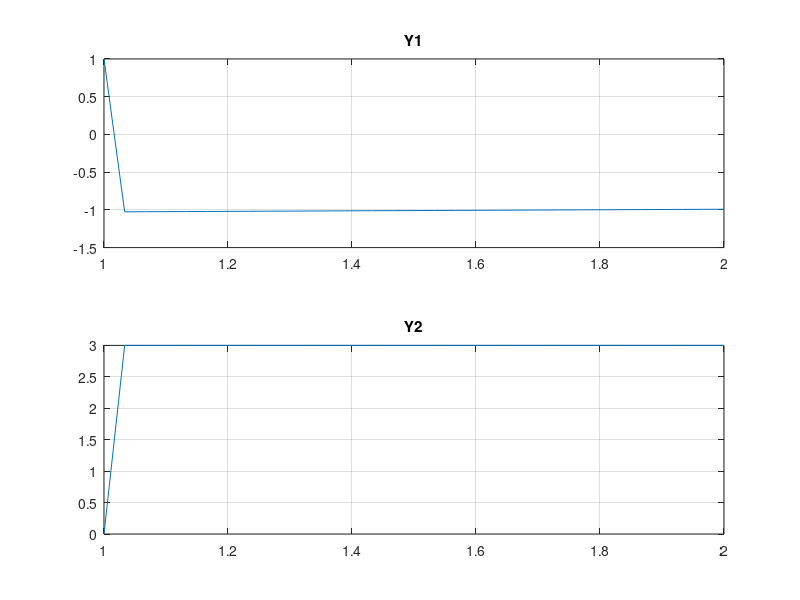

Source code (MATLAB):

clc; clear all

N = 30;
h=(2-1)/N;
t = 1:h:2;
Nn = length(t)-1;

% initial conditions
y1(1) = 1; y2(1) = 0;

n = 2; % size of the matrix
c = 2; % Number of conditions

T1 = 1; T2 = 2; % for changing place of Sk Sk-1

for k = 1:Nn
if k == 1
% S_k1 = [   -1-h*(-0.25*cos((y1(k))/2)*(y2(k)))         -h*(-0.5*sin((y1(k))/2)+0.5*(-y2(k)))  ;
%          -h*(-0.5*cos((y2(k))/2)*cos((y1(k))/2))  -1-h*(-0.5+0.5*sin((y2(k))/2)*sin((y1(k))/2))];
% S_k = [   1-h*(0.25*cos((y1(k))/2)*(y2(k)))    -h*(0.25*sin((y1(k))/2)*(y2(k))+(y2(k))/2);
%        -h*(0.5*cos((y2(k))/2)*cos((y1(k))/2))  1-h*(0.5-0.5*sin((y2(k))/2)*sin((y1(k))/2))];
% S0 = [1 0];
% SM = [0 1]; 
S_k1 = [-1-h*(-(y2(k))+0.5*(y1(k)))      h*(y1(k));
               h*(0.5*(y1(k)))      -1+h*(0.5*(y2(k)))];
S_k = [1-h*((y2(k))+0.5*(y1(k)))     -h*(y1(k));
            -h*(0.5*(y1(k)))       1-h*(0.5*(y2(k)))];
S0 = [1 0];
SM = [0 1];

M = 2*k;  % Number of zeros in first and final row
% Matrix A
A = [ S0 zeros(1,M);
      S_k1         S_k;
      zeros(1,M)    SM];
% Right-hand side
%  En = -[y1(k)-h*(sin(0.5*(y1(k)))*(0.5*(y2(k)))+0.25*(y2(k))^2);
%         y2(k)-h*(0.5*(y2(k))+cos(0.5*(y2(k)))*sin(0.5*(y1(k))))];
%  E0 = -(y1(1) -1);
%  EM = -(y2(k) -3);
En = -[y1(k)-h*((y1(k))*(y2(k))-0.25*(y1(k))^2);
       y2(k)-h*(0.25*(y1(k))^2 + 0.25*(y2(k))^2)];
E0 = -(y1(1) -1);
EM = -(y2(k) -3);

E(1,1)     = E0;
E(2*k:2*k+c/2,1) = En;
E(2*k+c,1) = EM; 

S = A\E;
y1(k+1) = S(3); y2(k+1) = S(4); %y1(k) = S(3); y2(k) = S(4); 

end
if k > 1
% S_k1 = [   -1-h*(-0.25*cos((y1(k)-y1(k-1))/2)*(y2(k)-y2(k-1)))         -h*(-0.5*sin((y1(k)-y1(k-1))/2)+0.5*(y2(k-1)-y2(k)))  ;
%          -h*(-0.5*cos((y2(k)-y2(k-1))/2)*cos((y1(k)-y1(k-1))/2))  -1-h*(-0.5+0.5*sin((y2(k)-y2(k-1))/2)*sin((y1(k)-y1(k-1))/2))];
% S_k = [   1-h*(0.25*cos((y1(k)-y1(k-1))/2)*(y2(k)-y2(k-1)))     -h*(0.25*sin((y1(k)-y1(k-1))/2)*(y2(k)-y2(k-1))+(-y2(k-1)+y2(k))/2);
%         -h*(0.5*cos((y2(k)-y2(k-1))/2)*cos((y1(k)-y1(k-1))/2))  1-h*(0.5-0.5*sin((y2(k)-y2(k-1))/2)*sin((y1(k)-y1(k-1))/2))];
% S0 = [1 0];
% SM = [0 1];
S_k1 = [-1-h*(-(y2(k)-y2(k-1))+0.5*(y1(k)-y1(k-1)))      h*(y1(k)-y1(k-1));
               h*(0.5*(y1(k)-y1(k-1)))              -1+h*(0.5*(y2(k)-y2(k-1)))];
S_k = [1-h*((y2(k)-y2(k-1))+0.5*(y1(k)-y1(k-1)))      -h*(y1(k)-y1(k-1));
            -h*(0.5*(y1(k)-y1(k-1)))              1-h*(0.5*(y2(k)-y2(k-1)))];
S0 = [1 0];
SM = [0 1];
M = 2*k;  % Number of zeros in first and final row
% Matrix A
A(2*k+n/2:2*k+n,2*k+n/2:2*k+n) = 0;
Finalrow = 2*k+c;
A(1,:) = [S0 zeros(1,M)];
A(Finalrow,:) = [zeros(1,M) SM];
A(2*k:2*k+n/2,2*k-n/2:2*k+n) = [S_k1 S_k];
    
% Right-hand side
%  En = -[y1(k)-y1(k-1)-h*(sin(0.5*(y1(k)-y1(k-1)))*(0.5*(y2(k)-y2(k-1)))+0.25*(y2(k)-y2(k-1))^2);
%         y2(k)-y2(k-1)-h*(0.5*(y2(k)-y2(k-1))+cos(0.5*(y2(k)-y2(k-1)))*sin(0.5*(y1(k)-y1(k-1))))];
%  E0 = -(y1(1) -1);
%  EM = -(y2(k) -3);
En = -[y1(k)-y1(k-1)-h*((y1(k)-y1(k-1))*(y2(k)-y2(k-1))-0.25*(y1(k)-y1(k-1))^2);
       y2(k)-y2(k-1)-h*(0.25*(y1(k)-y1(k-1))^2 + 0.25*(y2(k)-y2(k-1))^2)];
E0 = -(y1(1) -1);
EM = -(y2(k) -3);

E(2*k:2*k+c)=0;
E(1,1)      = E0;
E(2*k:2*k+c/2,1) = En;
E(2*k+c,1)       = EM; 

% Solving the equations
S = A\E
y1(k+1) = y1(k) + 0.001*S(2*k+1); y2(k+1) = y2(k) + 0.001*S(2*k+2); 
% y1(k)  = y1(k-1) + 0.5*S(2*k-1); y2(k) = y2(k-1) + 0.5*S(2*k);
% y1(k+1) = S(2*k+1); y2(k+1) = S(2*k+2); 
% y1(k)  =  S(2*k-1); y2(k) = S(2*k);
end
end

subplot(211); plot(t,y1); grid on; title('Y1');  hold all
subplot(212); plot(t,y2); grid on; title('Y2');  hold all

